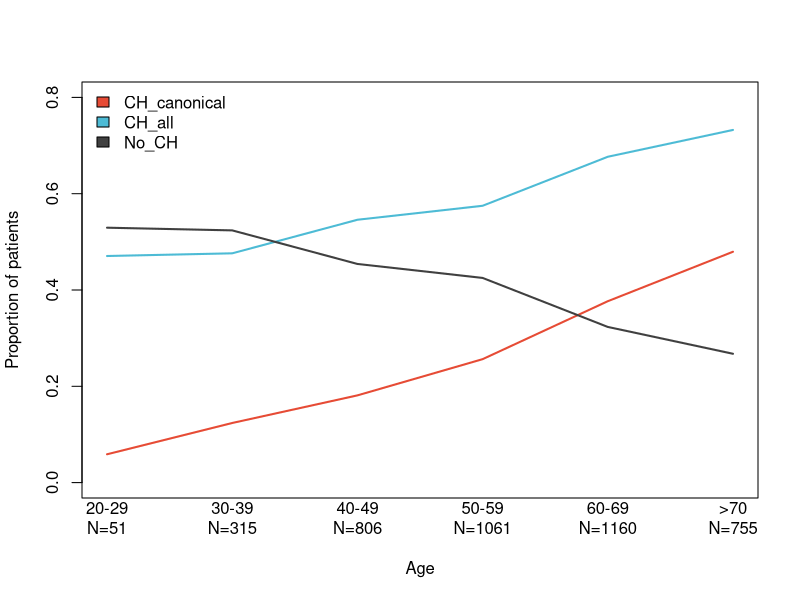
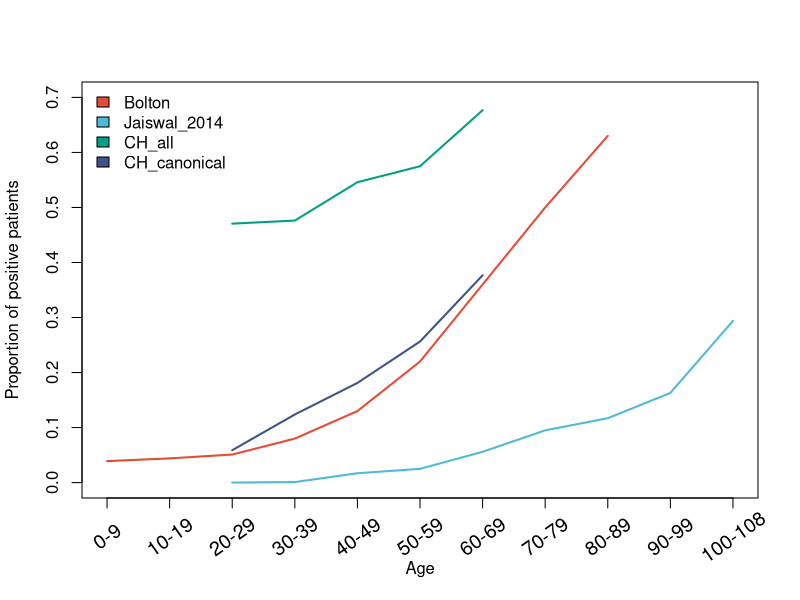
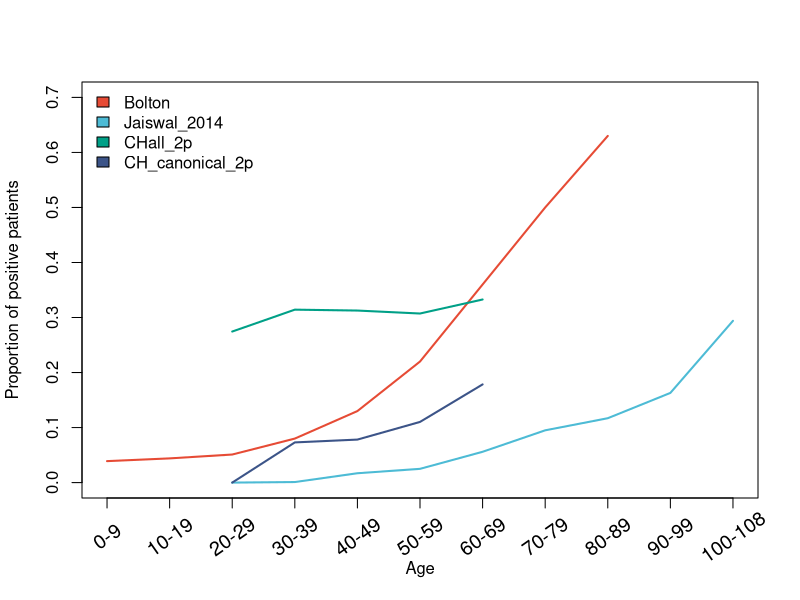
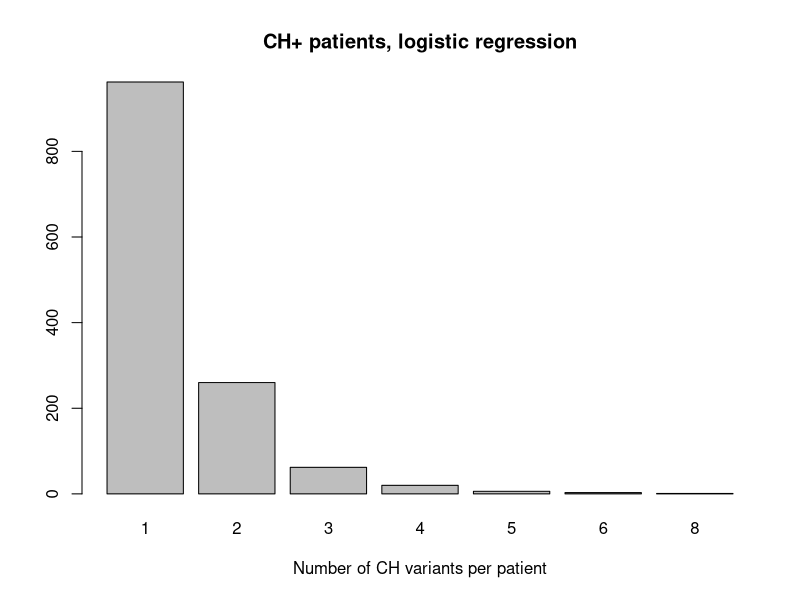
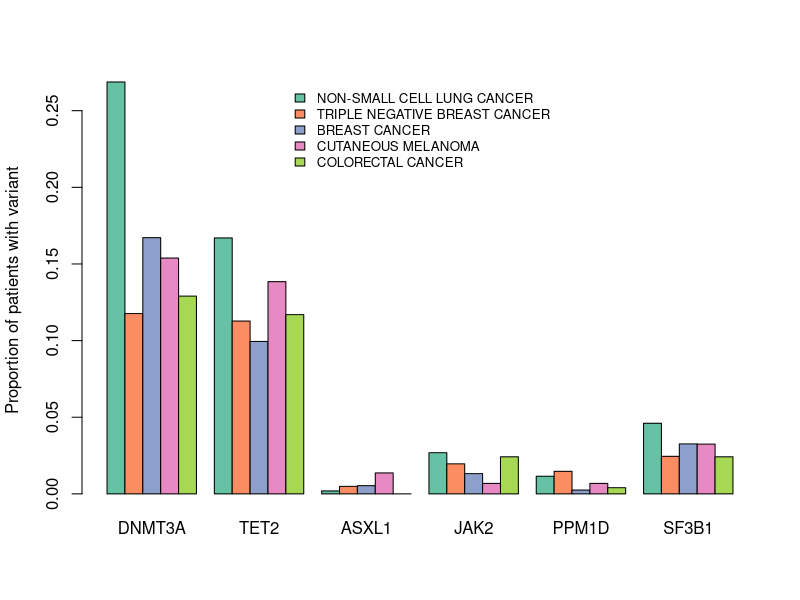
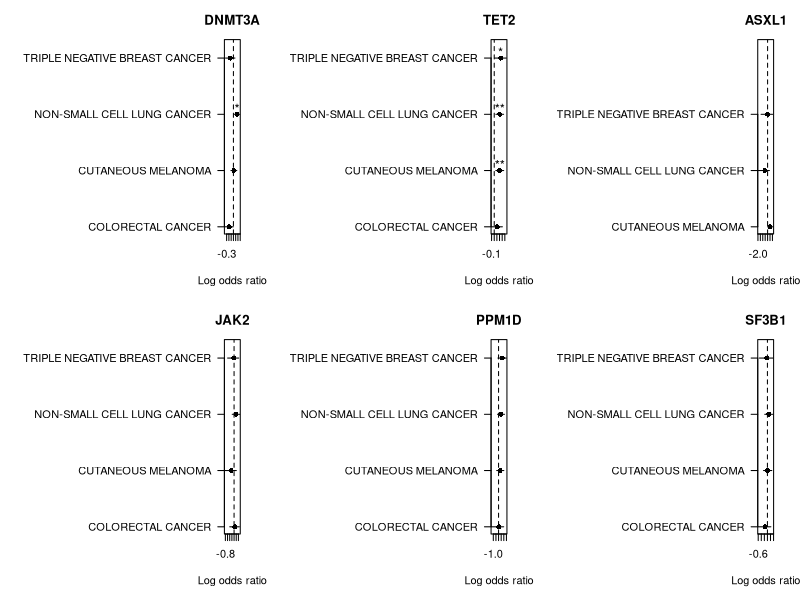
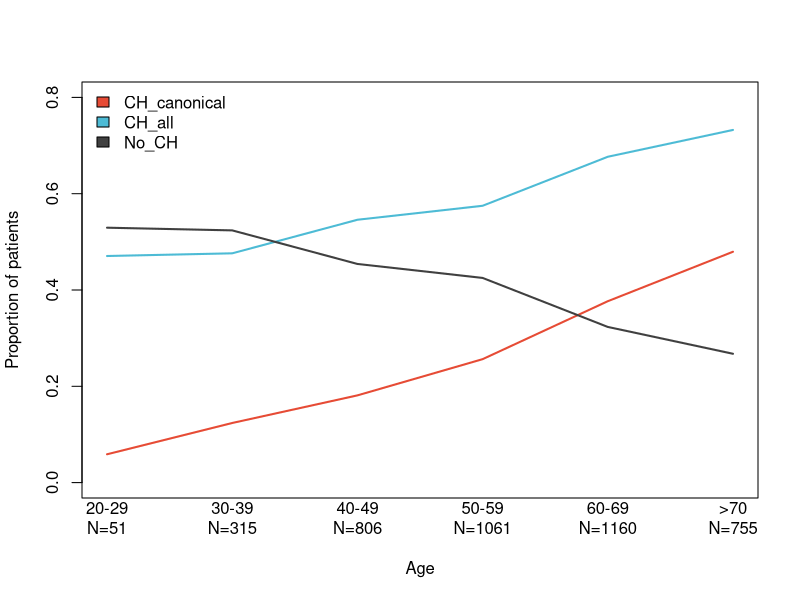
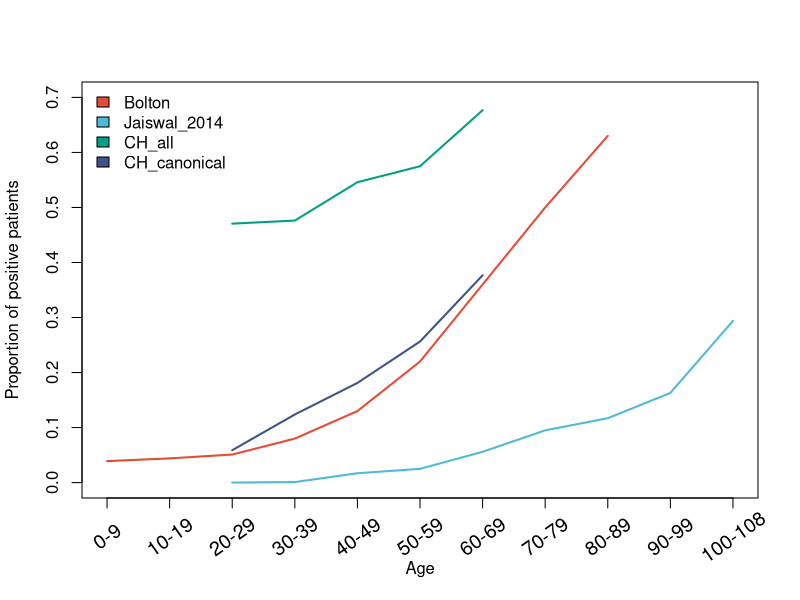

Write the R code that produced these figures, in order.
## ---- chunk 1
print(date())

library(ggsci)
library(RColorBrewer)

pat_data <- read.csv("../data_files/Data_file_S3_patient_info.csv", header=T, stringsAsFactors=F)

snvs <- read.csv("../data_files/Data_file_S4_SNV_calls.csv", header=T, stringsAsFactors = F)
indels <- read.csv("../data_files/Data_file_S5_INDEL_calls.csv", header=T, stringsAsFactors = F)

## ---- chunk 2
cols <- pal_npg()(8)

table(pat_data$CHIP_STATUS)
table(pat_data$CHIP_STATUS)/nrow(pat_data)

plot_cols <- c(CH_canonical=cols[1], CH_all=cols[2], No_CH="grey25")

freqs <- aggregate(pat_data$CHIP_STATUS, by=list(pat_data$age_bin), function(x){table(x) / length(x)})
freqs$counts <- as.vector(table(pat_data$age_bin))

freqs_plot <- data.frame(CH_all = freqs$x[,"CH_canonical"] + freqs$x[,"CH_myeloid"],
                         CH_canonical = freqs$x[,"CH_canonical"],
                         No_CH = freqs$x[,"ND"] + freqs$x[,"NO_CH"],
                         Group.1 = freqs$Group.1,
                         counts = freqs$counts)

for(i in 1:(ncol(freqs_plot)-2)){
  if(i == 1){
    plot(freqs_plot[c(2:6,1),i], type='l', ylim=c(0,0.8), col=plot_cols[colnames(freqs_plot)[i]], lwd=2, xaxt="n", xlab="Age", ylab="Proportion of patients")
    axis(1, 1:length(freqs$Group.1), paste0(freqs$Group.1[c(2:6,1)], "\nN=", freqs$counts[c(2:6,1)]), tick=F)
  }else{
    lines(freqs_plot[c(2:6,1),i], col=plot_cols[colnames(freqs_plot)[i]], lwd=2)
  }
}
legend("topleft", names(plot_cols), fill=plot_cols, bty='n')

pdf("../output/Figure_2c_CHIP_age_Script03.pdf", width=6, height=5, useDingbats = F)
for(i in 1:(ncol(freqs_plot)-2)){
  if(i == 1){
    plot(freqs_plot[c(2:6,1),i], type='l', ylim=c(0,0.8), col=plot_cols[colnames(freqs_plot)[i]], lwd=2, xaxt="n", xlab="Age", ylab="Proportion of patients")
    axis(1, 1:length(freqs$Group.1), paste0(freqs$Group.1[c(2:6,1)], "\nN=", freqs$counts[c(2:6,1)]), tick=F)
  }else{
    lines(freqs_plot[c(2:6,1),i], col=plot_cols[colnames(freqs_plot)[i]], lwd=2)
  }
}
legend("topleft", names(plot_cols), fill=plot_cols, bty='n')
dev.off()


# p-value for difference in fraction of CH+ patients in oldest and youngest groups (fisher's exact test)
fisher.mat <- matrix(c(nrow(subset(pat_data, age_bin %in% c("20-29","30-39") & CHIP_STATUS == "CH_canonical")),
                       nrow(subset(pat_data, age_bin %in% c("20-29","30-39") & CHIP_STATUS != "CH_canonical")),
                       nrow(subset(pat_data, age_bin %in% c(">70") & CHIP_STATUS == "CH_canonical")),
                       nrow(subset(pat_data, age_bin %in% c(">70") & CHIP_STATUS != "CH_canonical"))), nrow=2)
print(fisher.mat)
print(fisher.test(fisher.mat))

## ---- chunk 3
pat_subset <- subset(pat_data, !is.na(age_bin))

freqs_noAF <- aggregate(pat_subset$CHIP_STATUS, by=list(pat_subset$age_bin), function(x){table(x) / length(x)})
freqs_noAF <- data.frame(age.bin=freqs_noAF$Group.1, freqs_noAF$x)

pat_subset$CHIP_STATUS_2per <- "NO_CH"
pat_subset$CHIP_STATUS_2per[!is.na(pat_subset$max.obs.myeloid.chip.af) & pat_subset$max.obs.myeloid.chip.af > 0.02] <- "CH_myeloid"
pat_subset$CHIP_STATUS_2per[!is.na(pat_subset$max.obs.canon.chip.af) & pat_subset$max.obs.canon.chip.af > 0.02] <- "CH_canonical"
freqs_AF <- aggregate(factor(pat_subset$CHIP_STATUS_2per), by=list(pat_subset$age_bin), function(x){table(x) / length(x)})
freqs_AF <- data.frame(age.bin=freqs_AF$Group.1, freqs_AF$x)

# Bolton et al, 2020 (extended data table 1)
bolton_freq <- data.frame(age.bin=c("0-9","10-19","20-29","30-39","40-49","50-59","60-69","70-79","80-89"),
                          CH=c(0.039, 0.044, 0.051, 0.08, 0.13, 0.22, 0.36, 0.50, 0.63))


# Jaiswal et al, 2014 (calculated from Figure 1)
jaiswal_freq <- data.frame(age.bin=c("20-29","30-39","40-49","50-59","60-69","70-79","80-89","90-99","100-108"),
                           CH=c(0, 0.001, 0.017, 0.025, 0.056, 0.095, 0.117, 0.163, 0.294))

all_freqs <- data.frame(age.bin=c("0-9","10-19","20-29","30-39","40-49","50-59","60-69","70-79","80-89","90-99","100-108"))
all_freqs$Bolton <- bolton_freq[match(all_freqs$age.bin, bolton_freq$age.bin), "CH"]
all_freqs$CH_all <- rowSums(freqs_noAF[match(all_freqs$age.bin, freqs_noAF$age.bin), c("CH_canonical","CH_myeloid")])
all_freqs$CH_canonical <- freqs_noAF[match(all_freqs$age.bin, freqs_noAF$age.bin), "CH_canonical"]
all_freqs$Jaiswal_2014 <- jaiswal_freq[match(all_freqs$age.bin, jaiswal_freq$age.bin), "CH"]
all_freqs$CHall_2p <- rowSums(freqs_AF[match(all_freqs$age.bin, freqs_AF$age.bin), c("CH_canonical","CH_myeloid")])
all_freqs$CH_canonical_2p <- freqs_AF[match(all_freqs$age.bin, freqs_AF$age.bin), "CH_canonical"]


# Make two plots, one using the 2% cutoff and one not
print(all_freqs)

plot_order <- c(2,5,3,4)
cols_plot <- cols
names(cols_plot) <- colnames(all_freqs)[plot_order]
for(i in plot_order){
  if(i == plot_order[1]){
    plot(1:nrow(all_freqs), all_freqs[,i], col=cols_plot[colnames(all_freqs)[plot_order]], type='l', lwd=2, xaxt="n", ylim=c(0,0.7),
         xlab="Age", ylab="Proportion of positive patients")
         axis(1, at=1:nrow(all_freqs), labels=F)
    text(x = 1:nrow(all_freqs),
         y = par("usr")[3]-0.07,
         labels = all_freqs[,1],
         xpd = NA,
         ## Rotate the labels by 35 degrees.
         srt = 35,
         cex = 1.2)
    legend("topleft", colnames(all_freqs)[plot_order], fill=cols_plot[colnames(all_freqs)[plot_order]], bty='n')
  }else{
    lines(1:nrow(all_freqs), all_freqs[,i], col=cols_plot[colnames(all_freqs)[i]], type='l', lwd=2)
  }
}

pdf("../output/Figure_S4a_ch_age_all_Script03.pdf", width=7, height=5, useDingbats = F)
plot_order <- c(2,5,3,4)
cols_plot <- cols
names(cols_plot) <- colnames(all_freqs)[plot_order]
for(i in plot_order){
  if(i == plot_order[1]){
    plot(1:nrow(all_freqs), all_freqs[,i], col=cols_plot[colnames(all_freqs)[plot_order]], type='l', lwd=2, xaxt="n", ylim=c(0,0.7),
         xlab="Age", ylab="Proportion of positive patients")
         axis(1, at=1:nrow(all_freqs), labels=F)
    text(x = 1:nrow(all_freqs),
         y = par("usr")[3]-0.07,
         labels = all_freqs[,1],
         xpd = NA,
         ## Rotate the labels by 35 degrees.
         srt = 35,
         cex = 1.2)
    legend("topleft", colnames(all_freqs)[plot_order], fill=cols_plot[colnames(all_freqs)[plot_order]], bty='n')
  }else{
    lines(1:nrow(all_freqs), all_freqs[,i], col=cols_plot[colnames(all_freqs)[i]], type='l', lwd=2)
  }
}
dev.off()




plot_order <- c(2,5,6,7)
cols_plot <- cols
names(cols_plot) <- colnames(all_freqs)[plot_order]
for(i in plot_order){
  if(i == plot_order[1]){
    plot(1:nrow(all_freqs), all_freqs[,i], col=cols_plot[colnames(all_freqs)[plot_order]], type='l', lwd=2, xaxt="n", ylim=c(0,0.7),
         xlab="Age", ylab="Proportion of positive patients")
    axis(1, at=1:nrow(all_freqs), labels=F)
    text(x = 1:nrow(all_freqs),
         y = par("usr")[3]-0.07,
         labels = all_freqs[,1],
         xpd = NA,
         ## Rotate the labels by 35 degrees.
         srt = 35,
         cex = 1.2)
    
    legend("topleft", colnames(all_freqs)[plot_order], fill=cols_plot[colnames(all_freqs)[plot_order]], bty='n')
  }else{
    lines(1:nrow(all_freqs), all_freqs[,i], col=cols_plot[colnames(all_freqs)[i]], type='l', lwd=2)
  }
}

pdf("../output/Figure_S4b_ch_age_2p_Script03.pdf", width=7, height=5, useDingbats = F)
plot_order <- c(2,5,6,7)
cols_plot <- cols
names(cols_plot) <- colnames(all_freqs)[plot_order]
for(i in plot_order){
  if(i == plot_order[1]){
    plot(1:nrow(all_freqs), all_freqs[,i], col=cols_plot[colnames(all_freqs)[plot_order]], type='l', lwd=2, xaxt="n", ylim=c(0,0.7),
         xlab="Age", ylab="Proportion of positive patients")
    axis(1, at=1:nrow(all_freqs), labels=F)
    text(x = 1:nrow(all_freqs),
         y = par("usr")[3]-0.07,
         labels = all_freqs[,1],
         xpd = NA,
         ## Rotate the labels by 35 degrees.
         srt = 35,
         cex = 1.2)
    
    legend("topleft", colnames(all_freqs)[plot_order], fill=cols_plot[colnames(all_freqs)[plot_order]], bty='n')
  }else{
    lines(1:nrow(all_freqs), all_freqs[,i], col=cols_plot[colnames(all_freqs)[i]], type='l', lwd=2)
  }
}
dev.off()
## ---- chunk 4
barplot(table(table(c(snvs$anon_ID, indels$anon_ID))), xlab="Number of CH variants per patient",
        main="CH+ patients, logistic regression")

pdf("../output/Figure_S3_CH_per_patient_Script03.pdf", width=5, height=5, useDingbats = F)
barplot(table(table(c(snvs$anon_ID, indels$anon_ID))), xlab="Number of CH variants per patient",
        main="CH+ patients, logistic regression")
dev.off()
## ---- chunk 5
# create matrix of counts, CH gene + by indication
genes_of_interest <- c("DNMT3A","TET2","ASXL1","JAK2","PPM1D","SF3B1")
indics <- names(table(pat_subset$INDIC))[table(pat_subset$INDIC) > 100]


ch_freqs <- do.call(cbind, lapply(genes_of_interest, function(gene){
  pos_pats <- unique(c(subset(snvs, gene_name == gene)$anon_ID,
                      subset(indels, gene_name == gene)$anon_ID))
  pat_subset <- subset(pat_data, !is.na(INDIC))
  pat_subset$CH <- c(0,1)[as.numeric(pat_subset$anon_ID %in% pos_pats)+1]
  pat_subset_indics <- subset(pat_subset, unlist(INDIC) %in% indics)
  
  
  # proportion of patients with variant in gene
  counts <- table(pat_subset_indics[,c("INDIC","CH")])
  freqs <- counts / rowSums(counts)
  freqs[,2]
}))

colnames(ch_freqs) <- genes_of_interest

colors <- brewer.pal(5, "Set2")
names(colors) <- indics

barplot(ch_freqs[c("NON-SMALL CELL LUNG CANCER","TRIPLE NEGATIVE BREAST CANCER",
                   "BREAST CANCER","CUTANEOUS MELANOMA","COLORECTAL CANCER"),], 
        beside=T, col=colors, ylab="Proportion of patients with variant")
legend("top", c("NON-SMALL CELL LUNG CANCER","TRIPLE NEGATIVE BREAST CANCER",
                   "BREAST CANCER","CUTANEOUS MELANOMA","COLORECTAL CANCER"), fill=colors, bty='n', cex=0.8)

pdf("../output/Figure_3b_barplot_Script03.pdf", width=7, height=4.5, useDingbats = F)
barplot(ch_freqs[c("NON-SMALL CELL LUNG CANCER","TRIPLE NEGATIVE BREAST CANCER",
                   "BREAST CANCER","CUTANEOUS MELANOMA","COLORECTAL CANCER"),], 
        beside=T, col=colors, ylab="Proportion of patients with variant")
legend("top", c("NON-SMALL CELL LUNG CANCER","TRIPLE NEGATIVE BREAST CANCER",
                   "BREAST CANCER","CUTANEOUS MELANOMA","COLORECTAL CANCER"), fill=colors, bty='n', cex=0.8)
dev.off()

## ---- chunk 6
plot_odds <- function(model, num_indics, ...){
  num_lines <- num_indics - 1
  
  # Get confidence interval values
  confint <- as.data.frame(exp(confint(model)))
  confint$estimate <- exp(coef(summary(model))[,"Estimate"])
  confint <- confint[2:num_indics,] 
  
  # Add pvalue to confint table
  confint$pvalue <- coef(summary(model))[2:num_indics,"Pr(>|z|)"]
  
  # Plot logistic regression estimates with 95% confidence intervals
  par(mar=c(5,17,3,2))
  plot(log10(confint$estimate), 1:num_lines, 
       xlim=c(log10(min(confint$`2.5 %`)), log10(max(confint$`97.5 %`))), yaxt='n', 
       xlab="Log odds ratio", ylab="", pch=16, ylim=c(1,4.2), ...)
  axis(2, at=1:num_lines, labels=gsub(".*)", "", rownames(confint)), las=2)
  segments(log10(confint$`2.5 %`), 1:num_lines, log10(confint$`97.5 %`), 1:num_lines)
  abline(v=0, lty=2)
  # Add * for significance
  sig.points = c("***","**","*","")[.bincode(confint$pvalue, breaks=c(0,0.001,0.01,0.05,1))]
    text(log10(confint$estimate), (1:num_lines)+0.15, sig.points, cex=1.2)
}

  
genes_of_interest <- c("DNMT3A","TET2","ASXL1","JAK2","PPM1D","SF3B1")
indics <- c("NON-SMALL CELL LUNG CANCER", "TRIPLE NEGATIVE BREAST CANCER", "BREAST CANCER","CUTANEOUS MELANOMA","COLORECTAL CANCER")

par(mfrow=c(2,3))
for(gene in genes_of_interest){
  pos_pats <- unique(c(subset(snvs, gene_name == gene)$anon_ID,
                       subset(indels, gene_name == gene)$anon_ID))

  pat_subset <- subset(pat_data, !is.na(age_bin) & !is.na(INDIC) & !is.na(prior_chemo))
  pat_subset$chemo_time_group[!pat_subset$prior_chemo] <- "no_chemo"
  pat_subset$chemo_time_group <- factor(pat_subset$chemo_time_group, levels=c("no_chemo","longer_90_days","within_90_days"))
  
  pat_subset$CH <- c(0,1)[as.numeric(pat_subset$anon_ID %in% pos_pats)+1]
  pat_subset_indics <- subset(pat_subset, unlist(INDIC) %in% indics)
  
  # Remove indications with 0 mutations in gene of interest
  indics_keep <- indics[indics %in% subset(pat_subset_indics, INDIC %in% indics & CH==1)$INDIC]
  pat_subset_indics <- subset(pat_subset_indics, INDIC %in% indics_keep)
  
  model <- glm(pat_subset_indics$CH ~ unlist(pat_subset_indics$INDIC) + pat_subset_indics$age + pat_subset_indics$chemo_time_group, family="binomial")

  plot_odds(model, length(indics_keep), main=gene)

}


pdf("../output/Figure_S7_geneOdds_Script03.pdf", width=14, height=5, useDingbats = F)
par(mfrow=c(2,3))
for(gene in genes_of_interest){
  pos_pats <- unique(c(subset(snvs, gene_name == gene)$anon_ID,
                       subset(indels, gene_name == gene)$anon_ID))

  pat_subset <- subset(pat_data, !is.na(age_bin) & !is.na(INDIC) & !is.na(prior_chemo))
  pat_subset$chemo_time_group[!pat_subset$prior_chemo] <- "no_chemo"
  pat_subset$chemo_time_group <- factor(pat_subset$chemo_time_group, levels=c("no_chemo","longer_90_days","within_90_days"))
  
  pat_subset$CH <- c(0,1)[as.numeric(pat_subset$anon_ID %in% pos_pats)+1]
  pat_subset_indics <- subset(pat_subset, unlist(INDIC) %in% indics)
  
  # Remove indications with 0 mutations in gene of interest
  indics_keep <- indics[indics %in% subset(pat_subset_indics, INDIC %in% indics & CH==1)$INDIC]
  pat_subset_indics <- subset(pat_subset_indics, INDIC %in% indics_keep)
  
  model <- glm(pat_subset_indics$CH ~ unlist(pat_subset_indics$INDIC) + pat_subset_indics$age + pat_subset_indics$chemo_time_group, family="binomial")

  plot_odds(model, length(indics_keep), main=gene)
}
dev.off()


## ---- chunk 7
sessionInfo()
